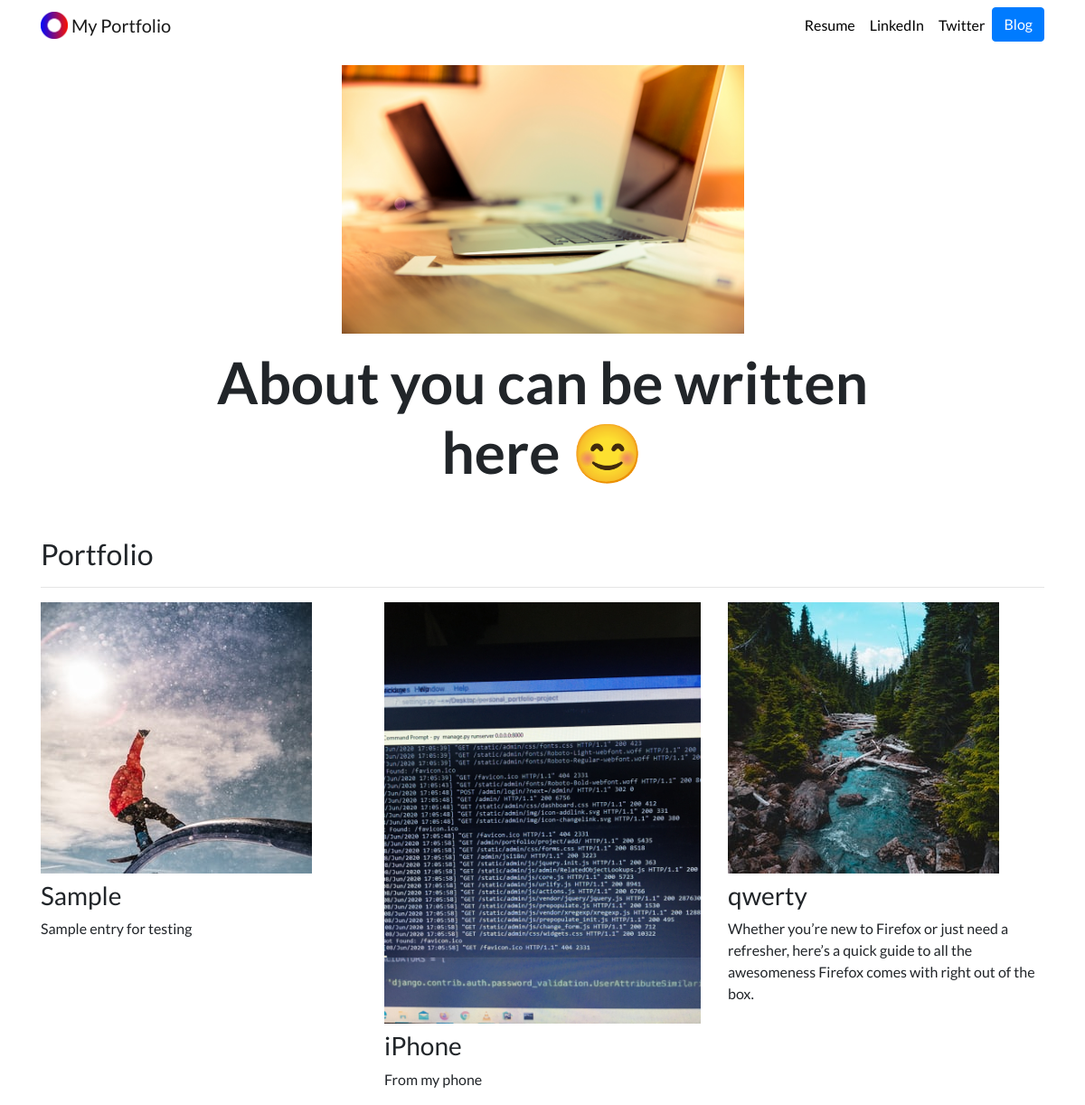
The page / on the database its author committed.
### portfolio/models.py (models this page shows, shortened)
class Project(models.Model):
    title = models.CharField(max_length=100)
    description = models.CharField(max_length=500)
    image = models.ImageField(upload_to='portfolio/images')
    url = models.URLField(blank=True);

### portfolio/views.py (the view)
# urls.py: 2. Add a URL to urlpatterns:  path('', views.home, name='home')
def home(request):
    projects = Project.objects.all()
    return render(request, 'portfolio/home.html', {'projects' : projects})

### portfolio/templates/portfolio/home.html
{% extends 'portfolio/base.html' %}
{% block content %}
    {% load static %}
    <div class="row justify-content-center my-3">
  <div class="col-5">
    <img src="{% static 'portfolio/cover.jpg' %}" class="img-fluid">
  </div>
</div>
<div class="row justify-content-center mb-3">
  <div class="col-md-9 text-center">
    <h1 id="hometext" class="font-weight-bold">About you can be written here 😊</h1>
  </div>
</div>
    <h2 class="mt-5">Portfolio</h2>
<hr>
<div class="row">
  {% for project in projects %}
  <div class="col-lg-4 col-md-6">
    {% if project.url %}
    <a href="{{ project.url }}">
      <img src="{{ project.image.url }}" class="img-fluid mb-2">
    </a>
    {% else %}
    <img src="{{ project.image.url }}" class="img-fluid mb-2">
    {% endif %}
    <h3>{{ project.title }}</h3>
    <p>{{ project.description }}</p>
  </div>
  {% endfor %}
</div>
{% endblock %}

### portfolio/templates/portfolio/base.html (shortened to what this page needs)
{% load static %}
<!doctype html>
<html lang="en">
<head>
  <link rel="stylesheet" href="https://stackpath.bootstrapcdn.com/bootstrap/4.4.1/css/bootstrap.min.css">
  <link rel="stylesheet" href="{% static "portfolio/custom.css" %}">
</head>
<body>
  <nav id="topNav" class="navbar navbar-expand-md navbar-light">
    <div class="container">
      <a class="navbar-brand" href="{% url 'home' %}">
        <img src="{% static "portfolio/Logo.png" %}" width="30" height="30" class="d-inline-block align-top" alt="Your Logo">
        <span>My Portfolio</span>
      </a>
      <div class="collapse navbar-collapse text-center" id="navbarNav">
        <ul class="navbar-nav ml-auto">
          <li class="nav-item">
            <a class="nav-link" href="{% static "portfolio/resume.pdf" %}">Resume</a>
          </li>
          <li class="nav-item">
            <a class="nav-link" href="https://in.linkedin.com/in/noorul-ahsan-b89a5b166" target="_blank">LinkedIn</a>
          </li>
          <li class="nav-item">
            <a class="nav-link" href="https://twitter.com/ZappyCode" target="_blank">Twitter</a>
          </li>
          <li>
            <a role="button" href="{% url 'blog:all_blogs' %}" class="btn btn-primary">Blog</a>
          </li>
        </ul>
      </div>
    </div>
  </nav>
  <div class="container">
    {% block content %}{% endblock %}
  </div>
</body>
</html>

### portfolio/static/portfolio/custom.css (style rules this page uses)
.navbar-nav .nav-link { color: rgba(0,0,0,1) !important; }
body { font-family: 'Lato', sans-serif; }
@media (min-width: 992px) { #hometext { font-size: 4rem; } }

### rows shown on the page
Project: image (picture), title "Sample", description "Sample entry for testing"
Project: image (picture), title "iPhone", description "From my phone"
Project: image (picture), title "qwerty", description "Whether you’re new to Firefox or just need a refresher, here’s a quick guide to all the awesomeness Firefox comes with right out of the box."
